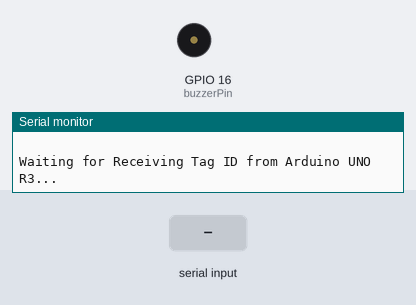
The sketch below on a simulated ESP8266 (NodeMCU). Parts: buzzer (waves = sounding), the last lines printed to the serial monitor. The test bench sets the inputs (shaded band). WiFi joins after 1.5 s; servers stay silent unless stated; uploads are accepted with an empty reply.

Above: at 3.0 s.
3.1 s: "HTTP/1.1 200 OK\n" received over the second serial link
At 7.1 s:
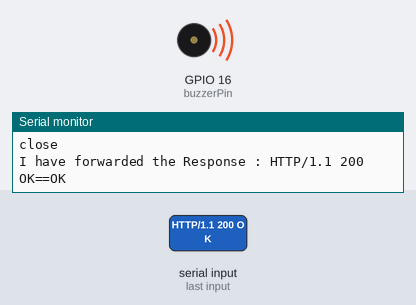
7.3 s: "1\n" received over the second serial link
11.5 s: "0\n" received over the second serial link
15.7 s: "2\n" received over the second serial link
Timing chart, 0 to 22.6 s (numbered marks = the images above; inputs shaded):
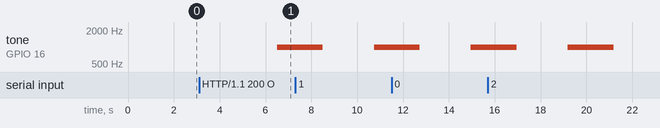

Measured:
- after the input at 3.1 s, tone on GPIO 16 (buzzerPin): silent → 1000 Hz after 3.4 s

The sketch:

Esp8266_updated_dd.ino
```cpp
#include <SoftwareSerial.h> //SERIAL COMMUNICATION WITH ARDUINO UNO R3
#include <ESP8266WiFi.h> // CONNECTING WITH WIFI
#include <WiFiClientSecure.h> // COMMUNICATION WITH INTERNET API'S

SoftwareSerial Esp8266_SoftSerial (0,2); //RX, TX

#define buzzerPin 16  // buzzer
#define Internet_status 4 // Internet_connection Active/Inactive
//#define Response_status 12

// except: [0 2 4 12] all GPIO [16] is free

/*Global variable for data storage in serial communication */


/*Internet Communication  */

String url = "/api/add/40kbno9qesgzah1k5reiznwtr9yco2vlfgzw9nu5";
const char* host = "killing-winters.000webhostapp.com";
const int httpsPort = 443;


/* Wifi Communication */

char WIFI_SSID[3][30]={"winter","Jeshvi","winter_stark"};
char WIFI_PASSWORD[3][30]={"password","Winterisgreat97","12345678#"};
char connection_req_ssid[30];
int connection_index = 0;

WiFiClientSecure client; // Use WiFiClientSecure class to create TLS connection


void setup() {


pinMode(buzzerPin,OUTPUT);
digitalWrite(buzzerPin,LOW);

//pinMode(Response_status,OUTPUT);
//digitalWrite(Response_status,LOW);

/*Open Serial communication (NodeMcu-Arduino) */
Esp8266_SoftSerial.begin(9600);

/*Connection with Wifi and Internet */

 while(!establish_secure_connection(9600,WIFI_SSID[connection_index],WIFI_PASSWORD[connection_index]))
  {

     if(connection_index<2)
      {
      connection_index = connection_index + 1;
      }
      else
      {
        connection_index = 0;
      }
  }


}


bool establish_secure_connection(unsigned long int baud_rate,String Ssid,String Password)
{

  int counter = 1,i=0;
  bool connection_flag=true;
  char connection_req_ssid[30];

  /*Open Serial Communication (Esp-PC) */
  Serial.begin(baud_rate);

  /* Connection intiating with WIFI */
  WiFi.begin(Ssid,Password);

  digitalWrite(Internet_status,LOW); // Intial wifi connection status low
  Serial.println();
  Serial.println("Internet status = NOT_CONNECTED"); // Debug statement

  Serial.println();
  Serial.printf("Connecting to %s ",WIFI_SSID[connection_index]);

  while(WiFi.status() != WL_CONNECTED)
  {
    delay(500);
    Serial.print(".");
    counter = counter + 1;
    if(counter>30) // If in 30 sec Esp8266 is failed to connect switch to New network and try to connect it
    {
      connection_flag=false;
      break;
    }
    connection_flag=true;
  }

  if(connection_flag==true)
  {
     Serial.println();
     Serial.printf("Connected to %s with IP address : ",WIFI_SSID[connection_index]);
     Serial.print(WiFi.localIP());

     digitalWrite(Internet_status,HIGH);// Internet is Active
     Serial.println();
     Serial.println("Internet status = CONNECTED"); // Debug statement

     client.setInsecure(); //making connection Insecure to send data on api

     /* making connection to API */

     Serial.print("Connecting to Api : ");
     Serial.print(host);
     Serial.println(url);

     if(client.connect(host, httpsPort))
     {
     Serial.println("Connection Succeeded to Api !");

     /* System start Indication */

     Serial.println(" ");
     Serial.println("Esp8266 is ready to receive data and sending that to API for verification."); // we can change to LED/LCD Print
     Serial.println(" ");

     }
     else
     {

      /* System failed Indication */

      Serial.println(" ");
      Serial.println("Connection Failed to Api !");
      Serial.println("Something went wrong !");
      Serial.println(" ");

     }

  }
  else
  {
      Serial.println();
      Serial.printf("Failed to connect : %s",WIFI_SSID[connection_index]);

      digitalWrite(Internet_status,LOW);
      Serial.println();
      Serial.println("Internet status = NOT_CONNECTED"); // Debug statement


      /* Buzzer Part */

      tone(buzzerPin,1000); // here we need to set different sound because it is tring to reconnect same network
      delay(3000);
      noTone(buzzerPin);

      if(connection_index<2)
      {
        i=0;
        while(WIFI_SSID[connection_index+1][i]!='\0')
        {
          connection_req_ssid[i]=WIFI_SSID[connection_index+1][i];
          i++;
        }

         connection_req_ssid[i] ='\0';
      }
      else
      {
        i=0;
        while(WIFI_SSID[0][i]!='\0')
        {
          connection_req_ssid[i]=WIFI_SSID[0][i];
          i++;
        }

         connection_req_ssid[i] ='\0';

       }

     delay(500);
     Serial.println();
     Serial.printf("Trying to connect :%s",connection_req_ssid);
     delay(500); // necessary to write here otherwise not work because below return execute faster
  }

 return (connection_flag);
}


bool receiveTagId(String &str)
{

}

void forwardResponse(String Res)
{
  /* Forwarding Reponse given by API to Arduino */
   Esp8266_SoftSerial.print(String(Res+"\n"));

   Serial.println(String("I have forwarded the Response : "+Res));

}
String Rfid_tag_ID="";
String Api_Response="";

void loop() {


   while(WiFi.status()==WL_CONNECTED)
   {
        Serial.println();

        digitalWrite(Internet_status,LOW);
        Serial.println();
        Serial.println("Internet status = CONNECTED"); // Debug statement
        Serial.println("before:"+Rfid_tag_ID);

        /* RFID RECEIVE */

          char Reg_c='-';
          String bufferStorage;

          while(Esp8266_SoftSerial.available () >0)
          {
              Reg_c = Esp8266_SoftSerial.read();
              if(Reg_c =='\n'){break;}
              else{bufferStorage+=Reg_c ; }
          }

          if(Reg_c =='\n')
          {

             if(bufferStorage!="")
             Rfid_tag_ID = bufferStorage;

             Serial.println(String("Received Tag ID from Arduino : "+ Rfid_tag_ID));
          }

          //Reset the buffer storage area
          Reg_c=0;
          bufferStorage="";

        /***************/


        if(Rfid_tag_ID!="")  // function to receive tag ID coming from Arduino
        {

          Rfid_tag_ID.trim();
          Serial.println("after:"+Rfid_tag_ID);
          /* Send Received ID to API Server for validation */

         String postReq = String("POST "+ url + " HTTP/1.1\r\n" +"Host: " + host + "\r\n"+"Content-length: 147\r\n"+"Content-Type: application/json\r\n"+"{\"data\":\""+String(Rfid_tag_ID)+"\"}");
         Serial.println(postReq);
         delay(1000);
         client.print(postReq);

         Api_Response = client.readString();

         Serial.println("Server Response : " + Api_Response);  //HTTP/1.1 200 OK ..... { name : "firstname lastname"} All Response Given by API server in single String

         if(Api_Response.startsWith("HTTP/1.1 200 OK")) // validating  Response from Server with HTTP/1.1 200 OK
         {
               Api_Response = Api_Response.substring(Api_Response.lastIndexOf(':')+2,Api_Response.lastIndexOf('"'));
               Serial.println(Api_Response);  // Debug statement: here name of user will come we need to print it in display

               /* forward response to arduino */
               forwardResponse(String(Rfid_tag_ID+"==OK"));

              /* buzzer part */
               tone(buzzerPin,1000);  // attedance fill up sound we need to set different
               delay(2000);
               noTone(buzzerPin);
         }
         else
         {


               Api_Response = Api_Response.substring(Api_Response.lastIndexOf(':')+2,Api_Response.lastIndexOf('"'));
               Serial.println(Api_Response);  // Debug statement: here name of user will come we need to print it in display

               /* forward response to arduino */
               Serial.println("else  block");

               forwardResponse(Api_Response);

               /* buzzer part */
               tone(buzzerPin,1000);  // invalid ID sound we need to set it different
               delay(2000);
               noTone(buzzerPin);
         }

        }
        else
        {
            Serial.println(" ");
            Serial.println("Waiting for Receiving Tag ID from Arduino UNO R3...");
            delay(1000);
        }
         Api_Response = "";
         Rfid_tag_ID = "";

         Serial.println("API :"+Api_Response+" "+"RFid_tag_ID :"+Rfid_tag_ID);
    }

    digitalWrite(Internet_status,LOW);
    Serial.println();
    Serial.println("Internet status = NOT_CONNECTED"); // Debug statement

    /* buzzer part */

    tone(buzzerPin,1000); // here we need to set different sound because in between service down
    delay(3000);
    noTone(buzzerPin);

    Serial.println();
    Serial.println("Connection lost trying to reconnect...");


   if(WiFi.status()== WL_DISCONNECTED)
   {

      while(!establish_secure_connection(115200,WIFI_SSID[connection_index],WIFI_PASSWORD[connection_index]))
      {
        if(connection_index<2)
        {
        connection_index =  connection_index + 1;
        }
        else
        {
        connection_index = 0;
        }
      }
   }


}
```
